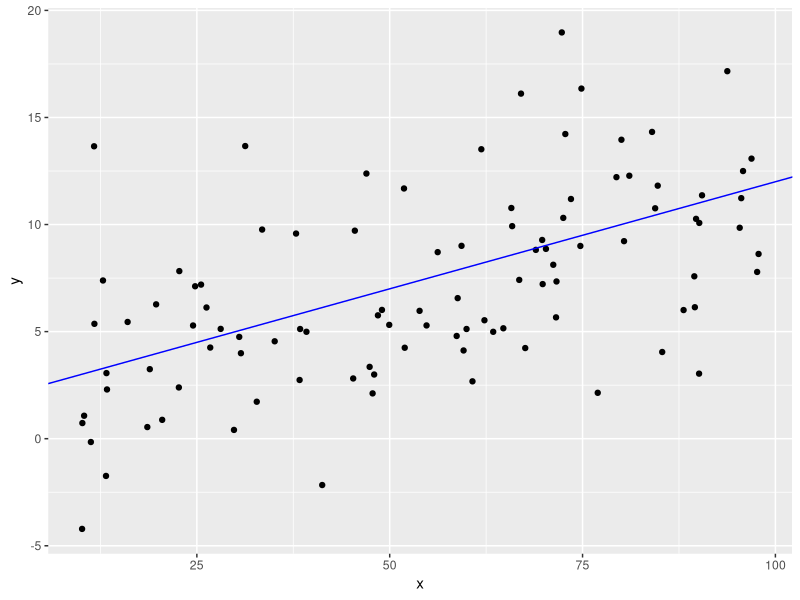

This figure's R source:
## ---- chunk 1
# this is a comment in R, will be ignored by R
print("hello")
## ---- chunk 2
7 + 2
mean(rnorm(10))
## ---- chunk 3
2 + 3 # will not display
## ---- chunk 4
print("Surprise!")
## ---- chunk 5
hidden_var <- 7
## ---- chunk 6
print(hidden_var)
## ---- chunk 7
sum(1:1e10)
## ---- chunk 8
estimate_of_mean <- 87.2
## ---- chunk 9
n <- 100 # number of units in the study
x <- runif(100, 10, 100)
y <- 2 + 0.1 * x + rnorm(n, mean = 0, sd = 4) ## generates 
xy <- data.frame(x = x,  y = y) # column "x" gets values in variable x
## ---- chunk 10
library(ggplot2)
ggplot(data = xy, aes(x = x, y = y)) + geom_point() + geom_abline(intercept = 2, slope = 0.1, color = "blue")
## ---- chunk 11
library(knitr)
kable(xy[1:5, ]) # first 5 rows of the xy table
## ---- chunk 12
library(tidyverse)
## ---- chunk 13
random_letters <- sample(letters, size = 20, replace = TRUE)
## ---- chunk 14
xy <- mutate(xy, z = x + y) # this depends on xy, so we need to get that from a previous chunk
mean_x <- mean(xy$x)
